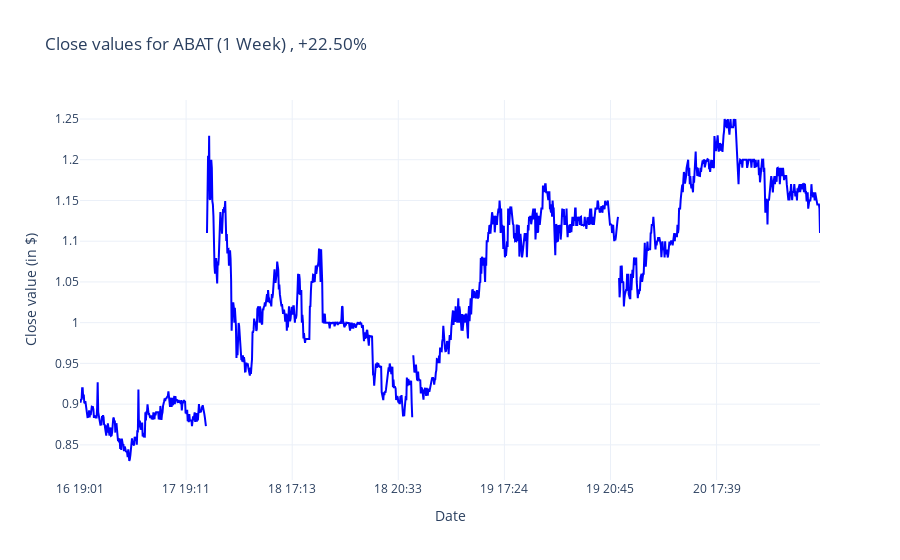

Notebook cell for this chart:
### Markdown cell above
Interface to show the variation in stock value of a company:

### Code cell
def filter_data_by_period(ticker,periode):
    dateToday=datetime.today()

    if periode=="1 Day":
        yesterday=dateToday-timedelta(days=1)
        start_date=yesterday.replace(hour=0,minute=0,second=0,microsecond=0)
    elif periode=="1 Week":
        start_date=dateToday-timedelta(weeks=1)
    elif periode=="1 Month":
        start_date=dateToday-timedelta(weeks=4)
    elif periode=="6 Months":
        start_date=dateToday-timedelta(weeks=26)
    elif periode=="1 Year":
        start_date=dateToday-timedelta(weeks=52)
    elif periode=="5 Years":
        start_date=dateToday-timedelta(weeks=260)

    if (periode=="1 Day") or (periode=="1 Week"):
        filtered=df_min[(df_min["date"]>=start_date)&(df_min["ticker"]==ticker)]
    else:
        filtered=df_day[(df_day["date"]>=start_date)&(df_day["ticker"]==ticker)]
    
    filtered=filtered.sort_values(by="date")
    return filtered

def plot_ticker_with_period(ticker,periode):
    sub=filter_data_by_period(ticker,periode)

    if not sub.empty:
        firstClose=sub["close"].iloc[0]
        lastClose=sub["close"].iloc[-1]
        var=((lastClose-firstClose)/firstClose)*100
    else:
        var=0

    if var>0:
        varClose=f"+{var:.2f}%"
    else:
        varClose=f"{var:.2f}%"

    if(periode=="1 Day"):
        sub.loc[sub["date"].diff()>timedelta(hours=12),"close"]=None
        sub["heure"]=sub["date"].dt.strftime("%d %H:%M")
        sub=sub.sort_values(by="date")
        x_label=sub["heure"]
    elif(periode=="1 Week"):
        sub.loc[sub["date"].diff()>timedelta(hours=12),"close"]=None
        sub=sub.sort_values(by="date")
        sub["day"]=sub["date"].dt.strftime("%d %H:%M")
        x_label=sub["day"]
    else:
        sub=sub.sort_values(by="date")
        x_label=sub["date"]
    
    fig=go.Figure()
    fig.add_trace(go.Scatter(
        x=x_label,
        y=sub["close"],
        mode="lines",
        name=f"Close value ({ticker})",
        line=dict(color="blue",width=2),
        connectgaps=False
    ))
    if(periode=="1 Day"):
        titlex="Hour"
        ntickss=24
    elif((periode=="1 Week")):
        titlex="Date"
        ntickss=7
    else:
        titlex="Date"

    if((periode=="1 Day")or(periode=="1 Week")):
        xaxiss=dict(title=titlex,type="category",nticks=ntickss,showgrid=True)
    else:
        xaxiss=dict(title=titlex,showgrid=True)

    fig.update_layout(
        title=f"Close values for {ticker} ({periode}) , {varClose}",
        xaxis=xaxiss,
        yaxis_title="Close value (in $)",
        template="plotly_white"
    )
    
    fig.show()

tickers=valid_nasdaq_list
periode=["1 Day","1 Week","1 Month","6 Months","1 Year","5 Years"]

interact(
    plot_ticker_with_period,
    ticker=widgets.Dropdown(options=tickers,description="Select Ticker: "),
    periode=widgets.Dropdown(options=periode,description="Select Period: ")
)

### Figure 1 — Plotly figure (JSON) as saved in the notebook; plotly's stock layout.template omitted (floating-point values rounded to 4 significant figures; data arrays with more than 128 entries replaced by an {"elided": "..."} marker saying what was removed)
{"data": [{"connectgaps": false, "line": {"color": "blue", "width": 2}, "mode": "lines", "name": "Close value (ABAT)", "type": "scatter", "x": {"elided": "1382 str values"}, "y": {"elided": "1382 float values"}}], "layout": {"title": {"text": "Close values for ABAT (1 Week) , +22.50%"}, "xaxis": {"nticks": 7, "showgrid": true, "title": {"text": "Date"}, "type": "category"}, "yaxis": {"title": {"text": "Close value (in $)"}}}}
